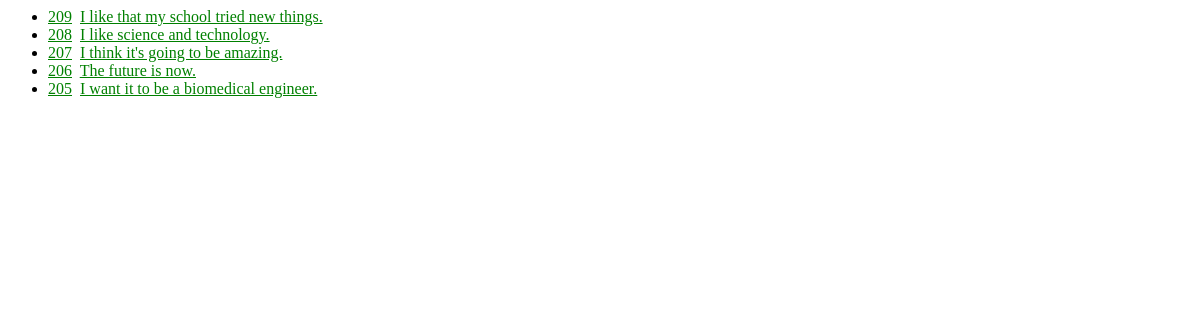
/list, run on an earlier commit of the app's database.
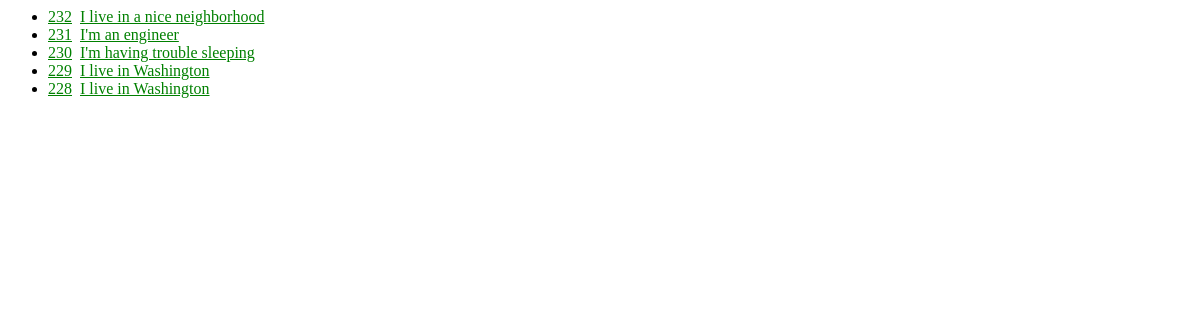
And on a later commit of the database.
### chat/models.py (models this page shows, shortened)
class Utterance(models.Model):
    user = models.CharField(max_length=128)
    utterance_text = models.CharField(max_length=8192)
    utterance_vector = models.CharField(max_length=50000, default='')
    utterance_time = models.DateTimeField('Time')
    def _embedding(self):
        return literal_eval(self.utterance_vector)
    embedding = property(_embedding)

### chat/views.py (the view)
# urls.py: path('list', views.IndexView.as_view(), name='list'),
class IndexView(generic.ListView):
    template_name = 'chat/index.html'
    context_object_name = 'recent_utterances'
    def get_queryset(self):
        return Utterance.objects.filter(utterance_time__lte=timezone.now()).order_by('-utterance_time')[:5]

### chat/templates/chat/index.html
{% load static %}
<link rel="stylesheet" href="{% static 'chat/style.css' %}" />
{% if recent_utterances %}
<ul>
  {% for utterance in recent_utterances %}
  <li>
    <a href="{% url 'chat:detail' utterance.id %}">{{ utterance.id }}</a>&nbsp;
    <a href="{% url 'chat:results' utterance.id %}"
      >{{ utterance.utterance_text }}</a
    >
  </li>
  {% endfor %}
</ul>
{% else %}
<p>No polls are available.</p>
{% endif %}

### chat/static/chat/style.css (style rules this page uses)
li a { color: green; }

What changed in the data, as far as the page shows it:
removed Utterance: id "209", utterance_text "I like that my school tried new things."
removed Utterance: id "208", utterance_text "I like science and technology."
removed Utterance: id "207", utterance_text "I think it's going to be amazing."
removed Utterance: id "206", utterance_text "The future is now."
removed Utterance: id "205", utterance_text "I want it to be a biomedical engineer."
added Utterance: id "232", utterance_text "I live in a nice neighborhood"
added Utterance: id "231", utterance_text "I'm an engineer"
added Utterance: id "230", utterance_text "I'm having trouble sleeping"
added Utterance: id "229", utterance_text "I live in Washington"
added Utterance: id "228", utterance_text "I live in Washington"
